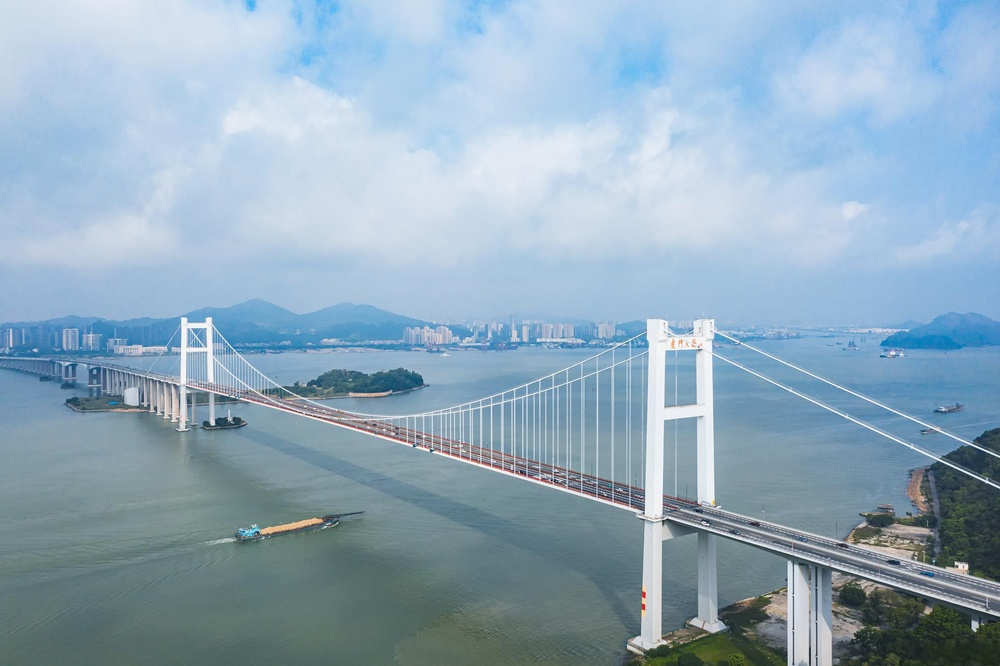
#> input picture Tracker/img/HuMen_01.jpg, 1000 x 666 px, shrunk from 2048 x 1364 before the run
$ python Main.py
#> lines starting #> are read from the running program, lines starting #| are printed output that depends on the picture
import cv2
import numpy as np
import matplotlib.pyplot as plt

def show_img (title, img):
    cv2.imshow(title, img)
    cv2.waitKey(0)
    cv2.destroyAllWindows()

img = cv2.imread('img/HuMen_01.jpg')
#> img is the input picture: shape (666, 1000, 3); mean B, G, R 187.9, 169.9, 144.3
show_img('img', img)
sift = cv2.SIFT_create()
img_gray = cv2.cvtColor(img, cv2.COLOR_BGR2GRAY)
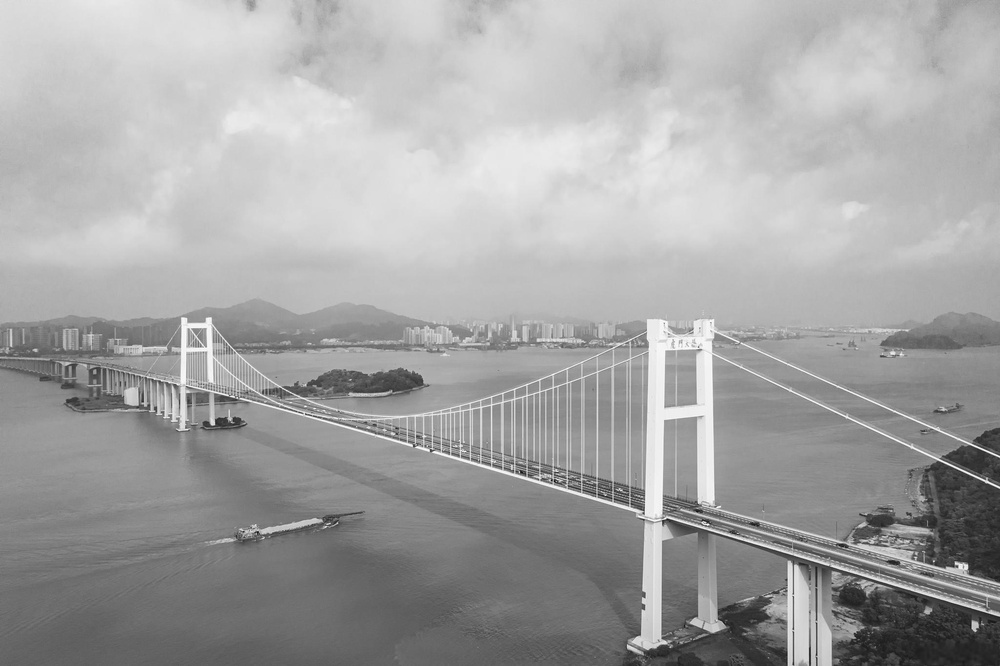
#> img_gray: shape (666, 1000); min 8, max 255, mean 164.3
img_keypoint = sift.detect(img_gray, None)
#> img_keypoint = 1182 keypoints; strongest (x, y, size): (956, 563, 2.3), (431, 451, 1.9), (987, 482, 2.6), (670, 518, 2.1)
show_img('img_keypoint', cv2.drawKeypoints(img, img_keypoint, None))
#> call 2 of show_img, with title = 'img_keypoint'
#> in show_img (call 2), `cv2.imshow(title, img)`:
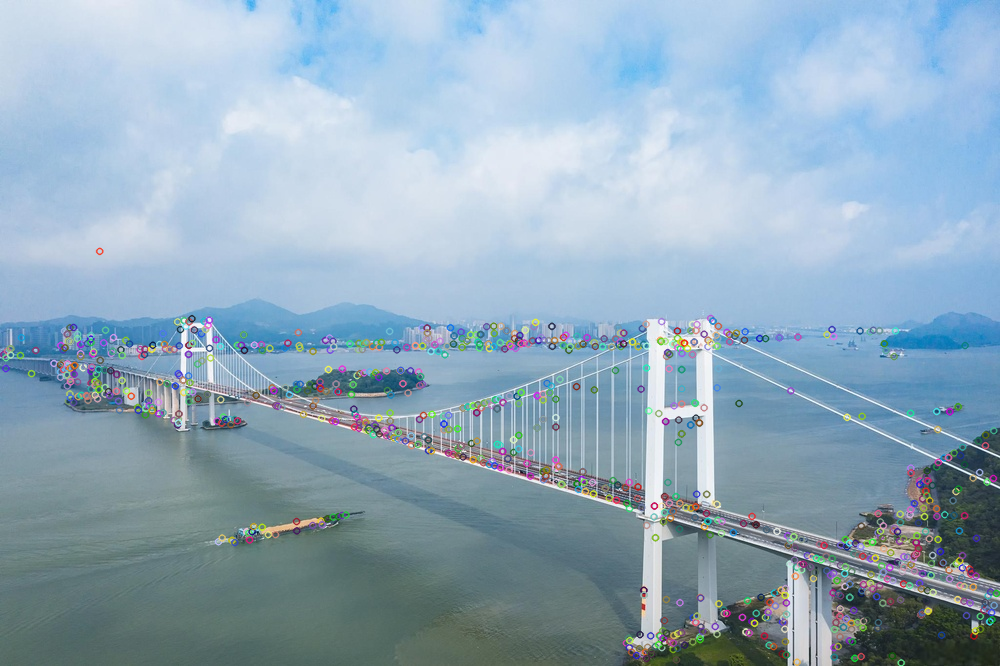
#> window 'img_keypoint': shape (666, 1000, 3); mean B, G, R 187, 169.4, 144.6

$ run again, with Tracker/img/HuMen_02.jpg copied over Tracker/img/HuMen_01.jpg
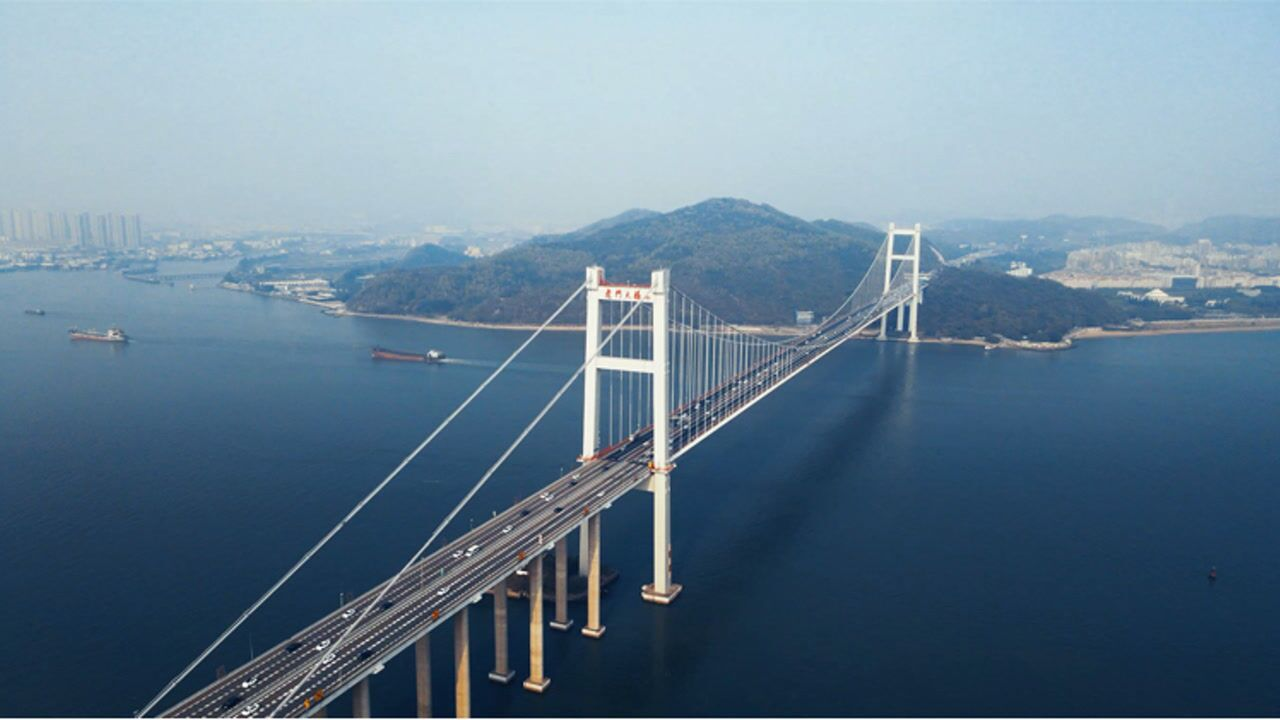
#> input picture Tracker/img/HuMen_02.jpg, 1280 x 720 px
#> img is the input picture: shape (720, 1280, 3); mean B, G, R 146.3, 127.1, 101.9
#> `img_gray = cv2.cvtColor(img, cv2.COLOR_BGR2GRAY)`:
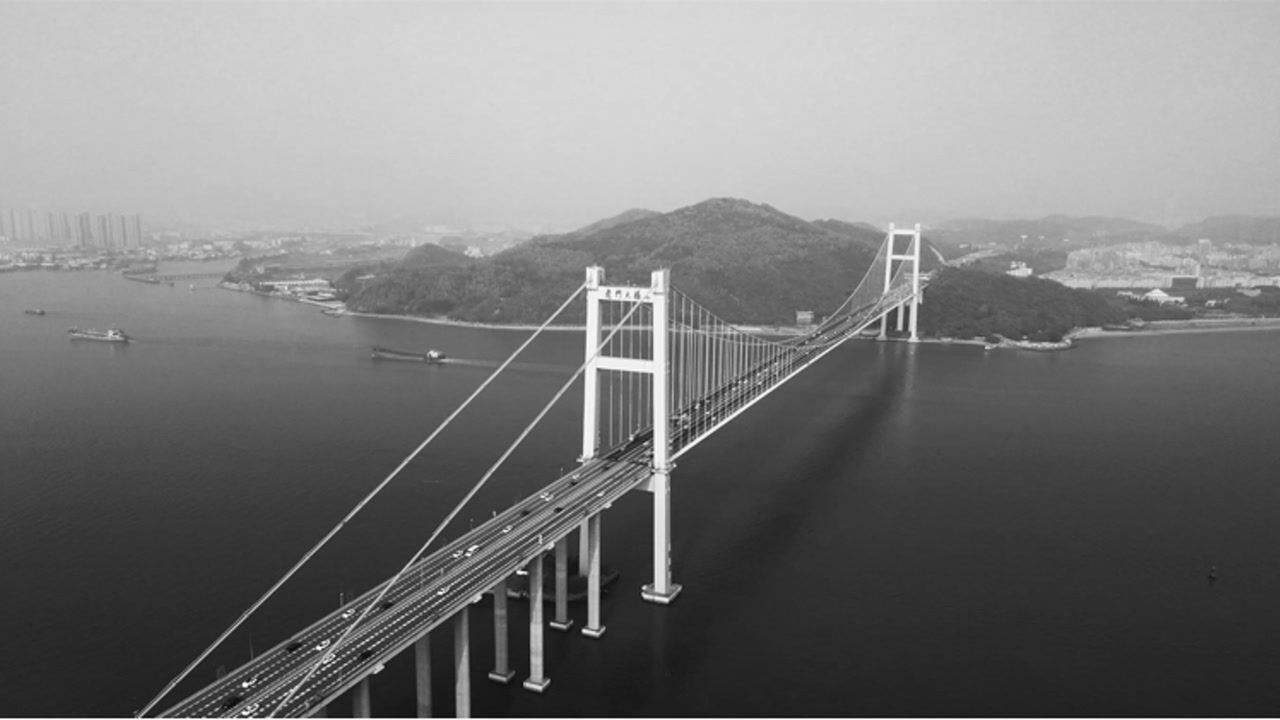
#> img_gray: shape (720, 1280); min 4, max 255, mean 121.8
#> img_keypoint = 2657 keypoints; strongest (x, y, size): (245, 685, 3.5), (318, 648, 3.1), (520, 572, 3.2), (345, 616, 2.9)
#> in show_img (call 2), `cv2.imshow(title, img)`:
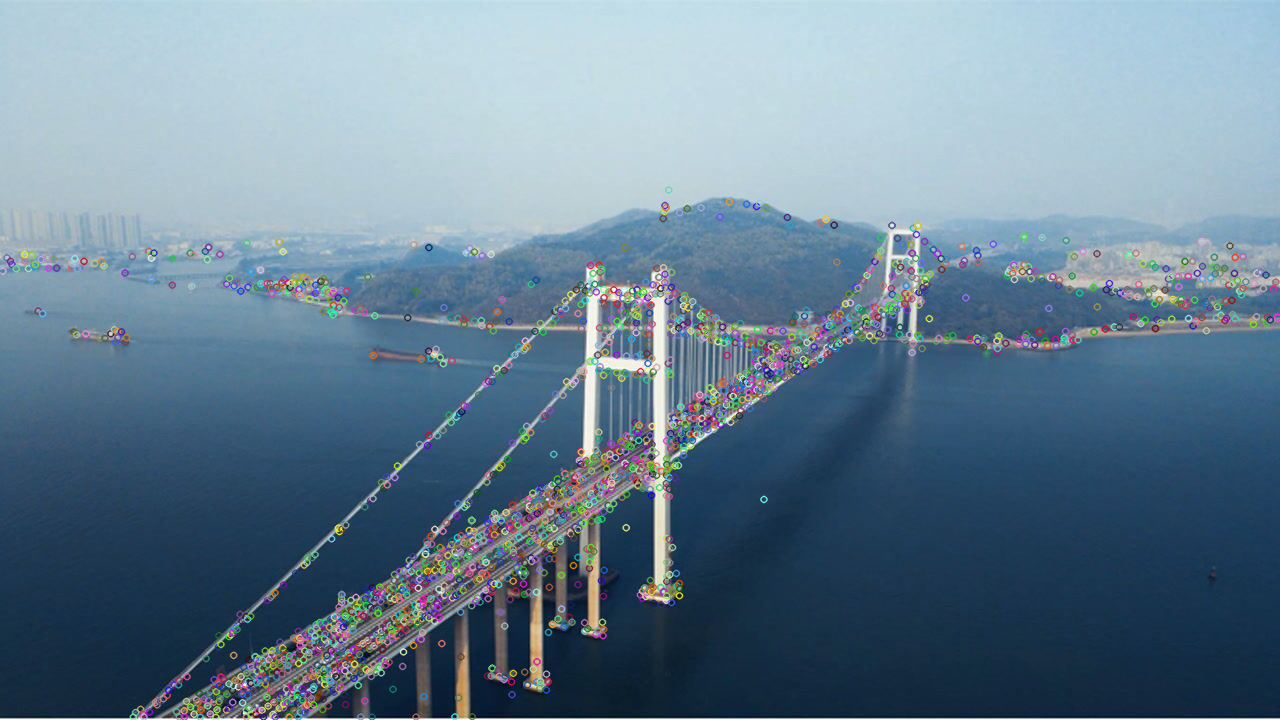
#> window 'img_keypoint': shape (720, 1280, 3); mean B, G, R 146.3, 127.7, 102.9
